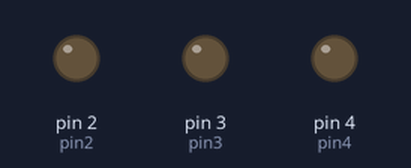
This sketch was run on a simulated Arduino Uno, built with avr-gcc and run on an emulated ATmega328P. Parts: output pins drawn as LEDs (lit = HIGH).

Above: at 0.4 s.
At 2.0 s:
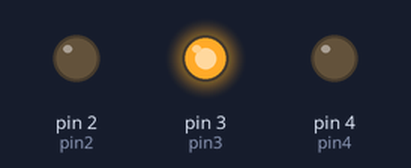
At 2.8 s:
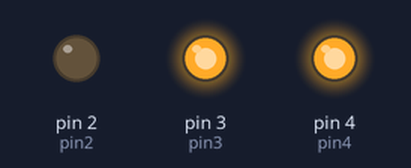
At 3.6 s:
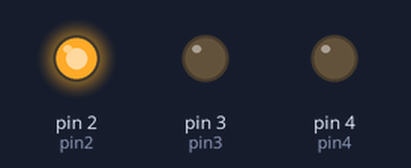
At 5.2 s:
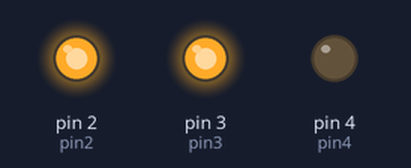
At 7.6 s:
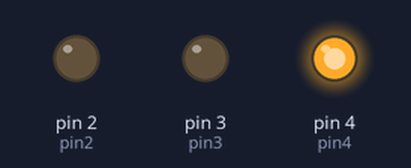
Timing chart, 0 to 8.3 s (numbered marks = the images above):
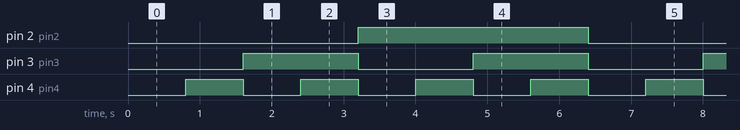

Measured:
- by itself, pin 2 (pin2): alternates HIGH for 3.2 s and LOW for 3.2 s
- by itself, pin 3 (pin3): alternates HIGH for 1.6 s and LOW for 1.6 s
- by itself, pin 4 (pin4): alternates HIGH for 0.80 s and LOW for 0.80 s

The sketch:

BinaryLEDCounter.ino
```cpp
int pin2 = 2;
int pin3 = 3;
int pin4 = 4;

void setup() {
  // put your setup code here, to run once:
pinMode(pin2, OUTPUT);
pinMode(pin3, OUTPUT);
pinMode(pin4, OUTPUT);
}

void loop() {
  // put your main code here, to run repeatedly:
//Binary mod 8 Counter Using LEDs

//000
digitalWrite(pin2, LOW);
digitalWrite(pin3, LOW);
digitalWrite(pin4, LOW);
delay(800);

//001
digitalWrite(pin2, LOW);
digitalWrite(pin3, LOW);
digitalWrite(pin4, HIGH);
delay(800);

//010
digitalWrite(pin2, LOW);
digitalWrite(pin3, HIGH);
digitalWrite(pin4, LOW);
delay(800);

//011
digitalWrite(pin2, LOW);
digitalWrite(pin3, HIGH);
digitalWrite(pin4, HIGH);
delay(800);

//100
digitalWrite(pin2, HIGH);
digitalWrite(pin3, LOW);
digitalWrite(pin4, LOW);
delay(800);

//101
digitalWrite(pin2, HIGH);
digitalWrite(pin3, LOW);
digitalWrite(pin4, HIGH);
delay(800);

//110
digitalWrite(pin2, HIGH);
digitalWrite(pin3, HIGH);
digitalWrite(pin4, LOW);
delay(800);

//111
digitalWrite(pin2, HIGH);
digitalWrite(pin3, HIGH);
digitalWrite(pin4, HIGH);
delay(800);
}
```
